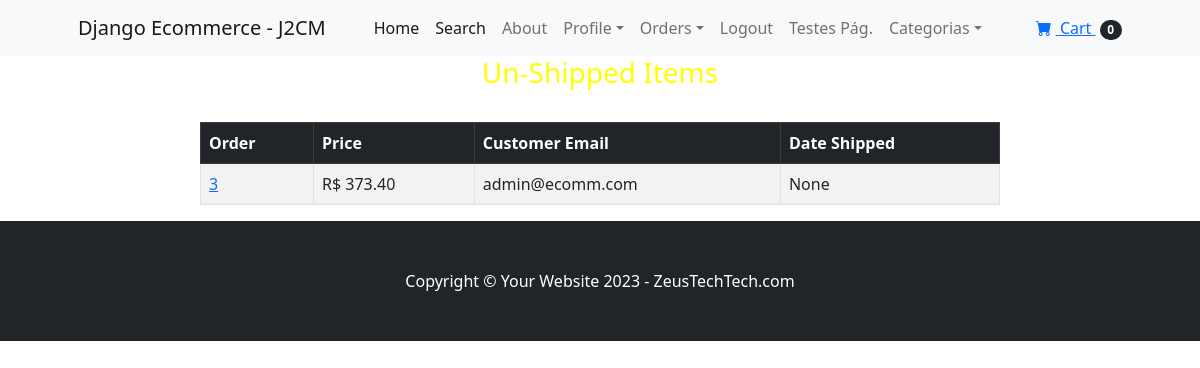
The page /payment/not_shipped_dash (signed in) on the database its author committed.
### payment/models.py (models this page shows, shortened)
class Order(models.Model):
    user = models.ForeignKey(User, on_delete=models.CASCADE, blank=True)
    full_name = models.CharField(max_length=250)
    email = models.EmailField(max_length=250)
    shipping_address = models.TextField(max_length=15000)
    amount_paid = models.DecimalField(max_digits=7, decimal_places=2)
    date_ordered = models.DateTimeField(auto_now_add=True)
    shipped = models.BooleanField(default=False)
    date_shipped = models.DateTimeField(blank=True, null=True)

### payment/views.py (the view)
# urls.py: path('not_shipped_dash', views.not_shipped_dash, name="not_shipped_dash"),
def not_shipped_dash(request):
    if request.user.is_authenticated and request.user.is_superuser:
        orders = Order.objects.filter(shipped=False)
        return render(request, "payment/not_shipped_dash.html", {"orders":orders})
    else:
        messages.success(request, "Access Danied!! Acesso Negado!!")
        return redirect('home')

### cart/cart.py (called while the page is built)
    def __len__(self):
        return len(self.cart)

### cart/context_processors.py (called while the page is built)
def cart(request):
    return {'cart': Cart(request)}

### payment/templates/payment/not_shipped_dash.html
{% extends 'base.html' %}
{% block content %}
    <div class="conteiner">
        <div class="row">
            <center>
                <div class="col-8">
                    <h3>
                        Un-Shipped Items
                    </h3>
                    <br>
                    <table class="table table-striped table-hover table-bordered">
                        <thead class="table-dark">
                          <tr>
                            <th scope="col">Order</th>
                            <th scope="col">Price</th>
                            <th scope="col">Customer Email</th>
                            <th scope="col">Date Shipped</th>
                          </tr>
                        </thead>
                        <tbody>
                          {% for item in orders %}
                          <tr>
                            <td><a href="{% url 'orders' item.id %}"> {{ item.id }} </a> </td>
                            <td>R$ {{ item.amount_paid }}</td>
                            <td>{{ item.email }}</td>
                            <td>{{ item.date_shipped }}</td>
                          </tr>
                          {% endfor %}
                        </tbody>
                      </table>
                </div>
            </center>
            <br><br>
        </div>
    </div>
{% endblock %}

### rows shown on the page
Order: id "3", amount_paid "373.40", email "admin@ecomm.com", date_shipped "None"

### other values the page prints
{{ cart|length }} "0"
